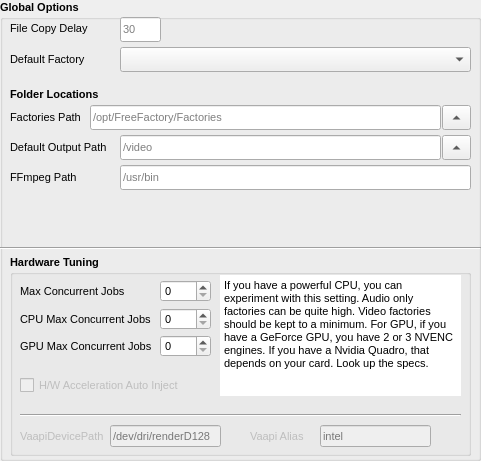
     <widget class="QGroupBox" name="ffmxprogramglob">
      <property name="enabled">
       <bool>true</bool>
      </property>
      <property name="geometry">
       <rect>
        <x>10</x>
        <y>160</y>
        <width>481</width>
        <height>461</height>
       </rect>
      </property>
      <property name="font">
       <font>
        <pointsize>8</pointsize>
        <italic>false</italic>
        <bold>true</bold>
       </font>
      </property>
      <property name="title">
       <string>Global Options</string>
      </property>
      <widget class="QLineEdit" name="AppleDelaySecondsGlobal">
       <property name="geometry">
        <rect>
         <x>120</x>
         <y>17</y>
         <width>41</width>
         <height>25</height>
        </rect>
       </property>
       <property name="font">
        <font>
         <pointsize>8</pointsize>
         <italic>false</italic>
         <bold>false</bold>
        </font>
       </property>
       <property name="toolTip">
        <string>Delay (seconds) before the service picks up new files; helps avoid partial/locked copies on slow disks or network shares.</string>
       </property>
       <property name="text">
        <string/>
       </property>
       <property name="placeholderText">
        <string>30</string>
       </property>
      </widget>
      <widget class="QLabel" name="l_AppleDelay">
       <property name="geometry">
        <rect>
         <x>10</x>
         <y>20</y>
         <width>81</width>
         <height>17</height>
        </rect>
       </property>
       <property name="font">
        <font>
         <pointsize>8</pointsize>
         <italic>false</italic>
         <bold>false</bold>
        </font>
       </property>
       <property name="toolTip">
        <string/>
       </property>
       <property name="text">
        <string>File Copy Delay</string>
       </property>
      </widget>
      <widget class="QLabel" name="l_PathtoFactories">
       <property name="geometry">
        <rect>
         <x>10</x>
         <y>106</y>
         <width>71</width>
         <height>22</height>
        </rect>
       </property>
       <property name="font">
        <font>
         <pointsize>8</pointsize>
         <italic>false</italic>
         <bold>false</bold>
        </font>
       </property>
       <property name="text">
        <string>Factories Path</string>
       </property>
      </widget>
      <widget class="QLineEdit" name="PathtoFactoriesGlobal">
       <property name="geometry">
        <rect>
         <x>90</x>
         <y>105</y>
         <width>351</width>
         <height>25</height>
        </rect>
       </property>
       <property name="font">
        <font>
         <pointsize>8</pointsize>
         <italic>false</italic>
         <bold>false</bold>
        </font>
       </property>
       <property name="toolTip">
        <string>The PATH to whereever your Factories are saved.</string>
       </property>
       <property name="text">
        <string/>
       </property>
       <property name="placeholderText">
        <string>/opt/FreeFactory/Factories</string>
       </property>
      </widget>
      <widget class="QLabel" name="l_FolderLocations">
       <property name="geometry">
        <rect>
         <x>10</x>
         <y>86</y>
         <width>101</width>
         <height>16</height>
        </rect>
       </property>
       <property name="text">
        <string>Folder Locations</string>
       </property>
      </widget>
      <widget class="QComboBox" name="DefaultFactoryGlobal">
       <property name="geometry">
        <rect>
         <x>120</x>
         <y>47</y>
         <width>351</width>
         <height>25</height>
        </rect>
       </property>
       <property name="font">
        <font>
         <pointsize>8</pointsize>
         <italic>false</italic>
         <bold>false</bold>
        </font>
       </property>
       <property name="toolTip">
        <string>Sets the Factory which gets loaded on Program start.</string>
       </property>
       <item>
        <property name="text">
         <string/>
        </property>
       </item>
      </widget>
      <widget class="QLabel" name="label">
       <property name="geometry">
        <rect>
         <x>10</x>
         <y>51</y>
         <width>91</width>
         <height>16</height>
        </rect>
       </property>
       <property name="font">
        <font>
         <pointsize>8</pointsize>
         <italic>false</italic>
         <bold>false</bold>
        </font>
       </property>
       <property name="toolTip">
        <string>Sets the Factory which gets loaded on Program start.</string>
       </property>
       <property name="text">
        <string>Default Factory</string>
       </property>
      </widget>
      <widget class="QGroupBox" name="groupBox_7">
       <property name="geometry">
        <rect>
         <x>10</x>
         <y>255</y>
         <width>461</width>
         <height>201</height>
        </rect>
       </property>
       <property name="title">
        <string>Hardware Tuning</string>
       </property>
       <widget class="QLabel" name="l_GpuMaxConcurrentJobsGlobal">
        <property name="geometry">
         <rect>
          <x>10</x>
          <y>83</y>
          <width>131</width>
          <height>17</height>
         </rect>
        </property>
        <property name="font">
         <font>
          <pointsize>8</pointsize>
          <italic>false</italic>
          <bold>false</bold>
         </font>
        </property>
        <property name="toolTip">
         <string>&lt;html&gt;&lt;head/&gt;&lt;body&gt;&lt;p&gt;&lt;span style=&quot; font-weight:400;&quot;&gt;Older Apple computers need this when copying to a shared SMB Linux folder.&lt;/span&gt;&lt;/p&gt;&lt;/body&gt;&lt;/html&gt;</string>
        </property>
        <property name="text">
         <string>GPU Max Concurrent Jobs</string>
        </property>
       </widget>
       <widget class="QLabel" name="l_CpuMaxConcurrentJobsGlobal">
        <property name="geometry">
         <rect>
          <x>10</x>
          <y>56</y>
          <width>131</width>
          <height>17</height>
         </rect>
        </property>
        <property name="font">
         <font>
          <pointsize>8</pointsize>
          <italic>false</italic>
          <bold>false</bold>
         </font>
        </property>
        <property name="toolTip">
         <string>&lt;html&gt;&lt;head/&gt;&lt;body&gt;&lt;p&gt;&lt;span style=&quot; font-weight:400;&quot;&gt;Older Apple computers need this when copying to a shared SMB Linux folder.&lt;/span&gt;&lt;/p&gt;&lt;/body&gt;&lt;/html&gt;</string>
        </property>
        <property name="text">
         <string>CPU Max Concurrent Jobs</string>
        </property>
       </widget>
       <widget class="QSpinBox" name="GpuMaxConcurrentJobsGlobal">
        <property name="geometry">
         <rect>
          <x>150</x>
          <y>80</y>
          <width>51</width>
          <height>22</height>
         </rect>
        </property>
        <property name="font">
         <font>
          <pointsize>8</pointsize>
          <italic>false</italic>
          <bold>false</bold>
         </font>
        </property>
        <property name="toolTip">
         <string>Set this to limit how many GPU jobs the FreeFactory service
will process in parallel (2-3 = safest).
This can be higher if using Quadro H/W.</string>
        </property>
        <property name="maximum">
         <number>10</number>
        </property>
        <property name="value">
         <number>0</number>
        </property>
       </widget>
       <widget class="QSpinBox" name="CpuMaxConcurrentJobsGlobal">
        <property name="geometry">
         <rect>
          <x>150</x>
          <y>53</y>
          <width>51</width>
          <height>22</height>
         </rect>
        </property>
        <property name="font">
         <font>
          <pointsize>8</pointsize>
          <italic>false</italic>
          <bold>false</bold>
         </font>
        </property>
        <property name="toolTip">
         <string>Set this to limit how many CPU jobs the FreeFactory service
will process in parallel (1 = safest).</string>
        </property>
        <property name="maximum">
         <number>30</number>
        </property>
        <property name="value">
         <number>0</number>
        </property>
       </widget>
       <widget class="QPlainTextEdit" name="HardwareTuningDescription">
        <property name="geometry">
         <rect>
          <x>210</x>
          <y>20</y>
          <width>241</width>
          <height>121</height>
         </rect>
        </property>
        <property name="font">
         <font>
          <pointsize>8</pointsize>
          <italic>false</italic>
          <bold>false</bold>
         </font>
        </property>
        <property name="frameShape">
         <enum>QFrame::Shape::NoFrame</enum>
        </property>
        <property name="undoRedoEnabled">
         <bool>false</bool>
        </property>
        <property name="readOnly">
         <bool>true</bool>
        </property>
        <property name="plainText">
         <string>If you have a powerful CPU, you can experiment with this setting. Audio only factories can be quite high. Video factories should be kept to a minimum. For GPU, if you have a GeForce GPU, you have 2 or 3 NVENC engines. If you have a Nvidia Quadro, that depends on your card. Look up the specs. </string>
        </property>
        <property name="backgroundVisible">
         <bool>false</bool>
        </property>
       </widget>
       <widget class="QLabel" name="l_MaxConcurrentJobsGlobal">
        <property name="geometry">
         <rect>
          <x>10</x>
          <y>28</y>
          <width>111</width>
          <height>17</height>
         </rect>
        </property>
        <property name="font">
         <font>
          <pointsize>8</pointsize>
          <italic>false</italic>
          <bold>false</bold>
         </font>
        </property>
        <property name="toolTip">
         <string>&lt;html&gt;&lt;head/&gt;&lt;body&gt;&lt;p&gt;&lt;span style=&quot; font-weight:400;&quot;&gt;Older Apple computers need this when copying to a shared SMB Linux folder.&lt;/span&gt;&lt;/p&gt;&lt;/body&gt;&lt;/html&gt;</string>
        </property>
        <property name="text">
         <string>Max Concurrent Jobs</string>
        </property>
       </widget>
       <widget class="QSpinBox" name="MaxConcurrentJobsGlobal">
        <property name="geometry">
         <rect>
          <x>150</x>
          <y>25</y>
          <width>51</width>
          <height>22</height>
         </rect>
        </property>
        <property name="font">
         <font>
          <pointsize>8</pointsize>
          <italic>false</italic>
          <bold>false</bold>
         </font>
        </property>
        <property name="toolTip">
         <string>Global cap on concurrent conversions across all factories (CPU + GPU).
0 = unlimited. Per-type limits still apply; the lowest limit wins.
Example: CPU=5, GPU=2, Global=3 → at most 3 total jobs at once.
Takes effect for new jobs; running jobs are not interrupted.
</string>
        </property>
        <property name="maximum">
         <number>64</number>
        </property>
        <property name="value">
         <number>0</number>
        </property>
       </widget>
       <widget class="QCheckBox" name="checkHwaccelAutoinject">
        <property name="enabled">
         <bool>false</bool>
        </property>
        <property name="geometry">
         <rect>
          <x>10</x>
          <y>120</y>
          <width>171</width>
          <height>20</height>
         </rect>
        </property>
        <property name="font">
         <font>
          <pointsize>8</pointsize>
          <italic>false</italic>
          <bold>false</bold>
         </font>
        </property>
        <property name="text">
         <string>H/W Acceleration Auto Inject</string>
        </property>
       </widget>
       <widget class="QLineEdit" name="VaapiDevicePath">
        <property name="enabled">
         <bool>false</bool>
        </property>
        <property name="geometry">
         <rect>
          <x>100</x>
          <y>170</y>
          <width>111</width>
          <height>22</height>
         </rect>
        </property>
        <property name="font">
         <font>
          <pointsize>8</pointsize>
          <italic>false</italic>
          <bold>false</bold>
         </font>
        </property>
        <property name="placeholderText">
         <string>/dev/dri/renderD128</string>
        </property>
       </widget>
       <widget class="QLabel" name="label_6">
        <property name="enabled">
         <bool>false</bool>
        </property>
        <property name="geometry">
         <rect>
          <x>10</x>
          <y>173</y>
          <width>101</width>
          <height>16</height>
         </rect>
        </property>
        <property name="font">
         <font>
          <pointsize>8</pointsize>
          <italic>false</italic>
          <bold>false</bold>
         </font>
        </property>
        <property name="text">
         <string>VaapiDevicePath</string>
        </property>
       </widget>
       <widget class="QLineEdit" name="VaapiDevicePath_2">
        <property name="enabled">
         <bool>false</bool>
        </property>
        <property name="geometry">
         <rect>
          <x>310</x>
          <y>170</y>
          <width>111</width>
          <height>22</height>
         </rect>
        </property>
        <property name="font">
         <font>
          <pointsize>8</pointsize>
          <italic>false</italic>
          <bold>false</bold>
         </font>
        </property>
        <property name="placeholderText">
         <string>intel</string>
        </property>
       </widget>
       <widget class="QLabel" name="label_7">
        <property name="enabled">
         <bool>false</bool>
        </property>
        <property name="geometry">
         <rect>
          <x>240</x>
          <y>173</y>
          <width>61</width>
          <height>16</height>
         </rect>
        </property>
        <property name="font">
         <font>
          <pointsize>8</pointsize>
          <italic>false</italic>
          <bold>false</bold>
         </font>
        </property>
        <property name="text">
         <string>Vaapi Alias</string>
        </property>
       </widget>
       <widget class="Line" name="line_2">
        <property name="geometry">
         <rect>
          <x>10</x>
          <y>150</y>
          <width>441</width>
          <height>20</height>
         </rect>
        </property>
        <property name="orientation">
         <enum>Qt::Orientation::Horizontal</enum>
        </property>
       </widget>
      </widget>
      <widget class="QToolButton" name="toolButton_FactoriesPath">
       <property name="geometry">
        <rect>
         <x>442</x>
         <y>105</y>
         <width>29</width>
         <height>25</height>
        </rect>
       </property>
       <property name="text">
        <string>...</string>
       </property>
       <property name="icon">
        <iconset theme="QIcon::ThemeIcon::FolderNew"/>
       </property>
       <property name="arrowType">
        <enum>Qt::ArrowType::UpArrow</enum>
       </property>
      </widget>
      <widget class="QToolButton" name="toolButton_Default_Output_Path">
       <property name="geometry">
        <rect>
         <x>442</x>
         <y>135</y>
         <width>29</width>
         <height>25</height>
        </rect>
       </property>
       <property name="text">
        <string>...</string>
       </property>
       <property name="icon">
        <iconset theme="QIcon::ThemeIcon::FolderNew"/>
       </property>
       <property name="arrowType">
        <enum>Qt::ArrowType::UpArrow</enum>
       </property>
      </widget>
      <widget class="QLabel" name="l_DefaultOutputPath">
       <property name="geometry">
        <rect>
         <x>10</x>
         <y>136</y>
         <width>111</width>
         <height>22</height>
        </rect>
       </property>
       <property name="font">
        <font>
         <pointsize>8</pointsize>
         <italic>false</italic>
         <bold>false</bold>
        </font>
       </property>
       <property name="text">
        <string>Default Output Path</string>
       </property>
      </widget>
      <widget class="QLineEdit" name="DefaultOutputPath">
       <property name="geometry">
        <rect>
         <x>120</x>
         <y>135</y>
         <width>321</width>
         <height>25</height>
        </rect>
       </property>
       <property name="font">
        <font>
         <pointsize>8</pointsize>
         <italic>false</italic>
         <bold>false</bold>
        </font>
       </property>
       <property name="toolTip">
        <string>Default output directory used to pre-fill the New Factory dialog. Each Factory still saves its own Output Directory.</string>
       </property>
       <property name="text">
        <string/>
       </property>
       <property name="placeholderText">
        <string>/video</string>
       </property>
      </widget>
      <widget class="QLabel" name="l_PathtoFfmpeg">
       <property name="geometry">
        <rect>
         <x>10</x>
         <y>166</y>
         <width>71</width>
         <height>22</height>
        </rect>
       </property>
       <property name="font">
        <font>
         <pointsize>8</pointsize>
         <italic>false</italic>
         <bold>false</bold>
        </font>
       </property>
       <property name="text">
        <string>FFmpeg Path</string>
       </property>
      </widget>
      <widget class="QLineEdit" name="PathtoFFmpegGlobal">
       <property name="geometry">
        <rect>
         <x>120</x>
         <y>165</y>
         <width>351</width>
         <height>25</height>
        </rect>
       </property>
       <property name="font">
        <font>
         <pointsize>8</pointsize>
         <italic>false</italic>
         <bold>false</bold>
        </font>
       </property>
       <property name="toolTip">
        <string>The PATH where your FFMpeg resides. </string>
       </property>
       <property name="placeholderText">
        <string>/usr/bin</string>
       </property>
      </widget>
      <widget class="Line" name="line_7">
       <property name="geometry">
        <rect>
         <x>0</x>
         <y>240</y>
         <width>481</width>
         <height>16</height>
        </rect>
       </property>
       <property name="orientation">
        <enum>Qt::Orientation::Horizontal</enum>
       </property>
      </widget>
     </widget>
